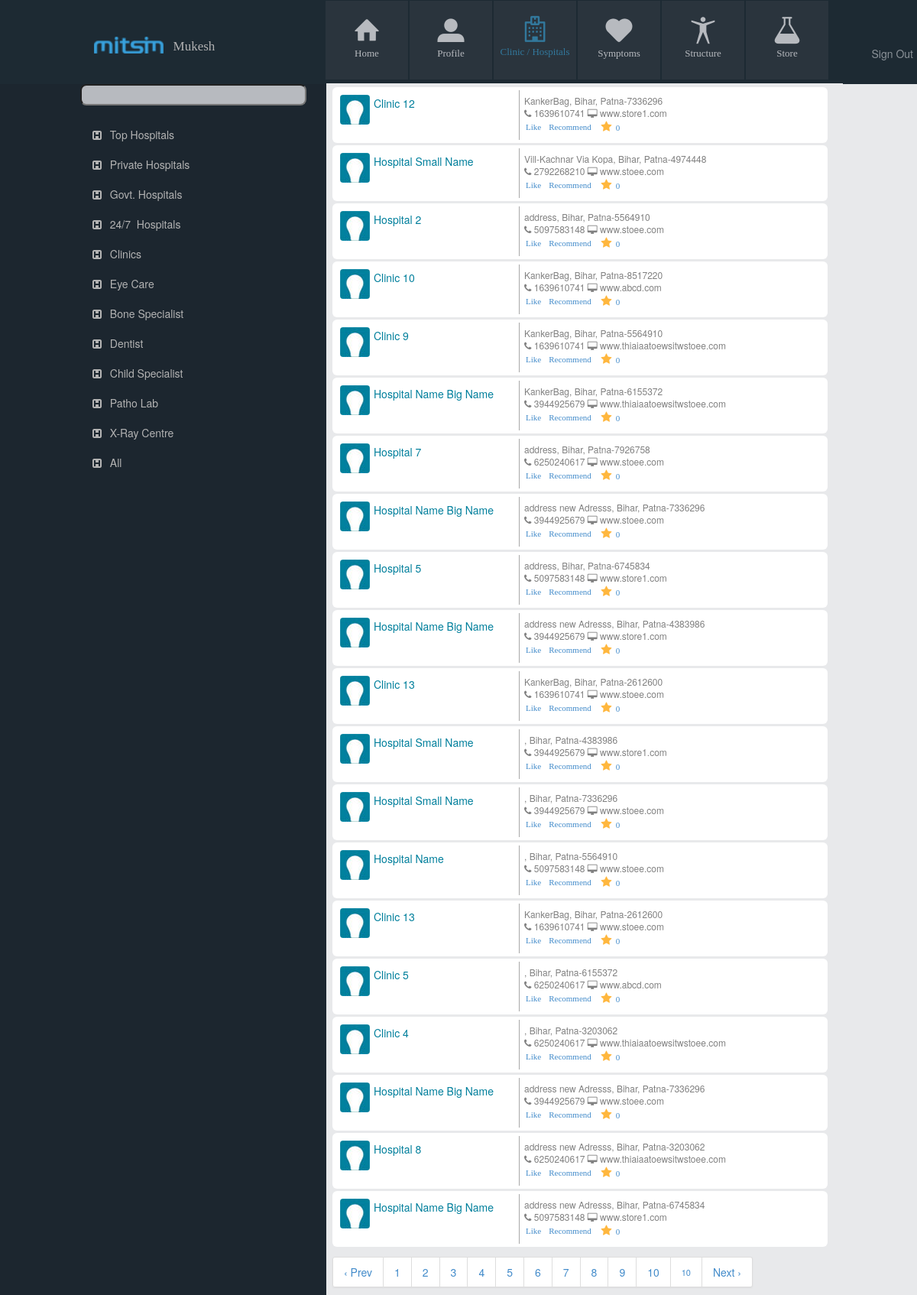
The app's page /clinics.php (signed in) with its own data.
### tables this page shows
CREATE TABLE IF NOT EXISTS `clinics` (
  `id` int(11) NOT NULL AUTO_INCREMENT,
  `name` varchar(255) NOT NULL,
  `address` varchar(255) NOT NULL,
  `city` varchar(255) NOT NULL,
  `state` varchar(255) NOT NULL,
  `pin` int(11) NOT NULL,
  `phno` varchar(20) NOT NULL,
  `website` varchar(225) NOT NULL,
  `recoment` int(11) NOT NULL,
  `like` int(11) NOT NULL,
  `stars` varchar(255) NOT NULL,
  `category` varchar(255) NOT NULL,
  `status` tinyint(1) NOT NULL DEFAULT '1',
  PRIMARY KEY (`id`),
  FULLTEXT KEY `notes_index` (`name`,`address`,`city`,`state`,`website`)
);

CREATE TABLE IF NOT EXISTS `state` (
  `id` int(11) NOT NULL AUTO_INCREMENT,
  `name` varchar(100) NOT NULL,
  PRIMARY KEY (`id`)
);

CREATE TABLE IF NOT EXISTS `city` (
  `id` int(11) NOT NULL AUTO_INCREMENT,
  `name` varchar(100) NOT NULL,
  `state_id` int(11) NOT NULL,
  PRIMARY KEY (`id`)
);

### admin/includes/phpfunction.php (called while the page is built, shortened)
<?php
function sentence_cap($impexp, $sentence_split) {
    $textbad = explode($impexp, $sentence_split);
    $newtext = array();
    foreach ($textbad as $sentence) {
        $sentencegood = ucfirst(strtolower($sentence));
        $newtext[] = $sentencegood;
    }
    $textgood = implode($impexp, $newtext);
    return ucfirst($textgood);
}
function getStateByID($id) {
    $result = mysql_query("SELECT  * FROM `state` where id='" . $id . "'");
    $row = mysql_fetch_array($result);
    return $row['name'];
}
function getCityByID($id) {
    $result = mysql_query("SELECT  * FROM `city` where id='" . $id . "'");
    $row = mysql_fetch_array($result);
    return $row['name'];
}
function getislike($type, $likedId) {
    $row = mysql_fetch_array(mysql_query("SELECT * FROM `likes` WHERE `type`='" . $type . "' and `user_id`='" . $_SESSION['id'] . "' and `liked_id`='" . $likedId . "'"));
    return $row;
}
function getisfavourite($type, $likedId) {
    $row = mysql_fetch_array(mysql_query("SELECT * FROM `favourite` WHERE `type`='" . $type . "' and `user_id`='" . $_SESSION['id'] . "' and `favourite_id`='" . $likedId . "'"));
    return $row;
}
function getallfavourite($type, $likedId) {
    $row = mysql_fetch_array(mysql_query("SELECT count(id) FROM `favourite` WHERE `type`='" . $type . "' and `status`='1' and `favourite_id`='" . $likedId . "'"));
    return $row['0'];
}

### clinics.php (the view, shortened to what this page needs)
<?php error_reporting(0);
include("admin/includes/phpfunction.php");
?>
<!DOCTYPE html>
<html>
<head>
    <?php include("includes/css_js.php"); ?>
    <?php include("includes/paginate.php"); ?>
     <link href="css/profile.css" rel="stylesheet" type="text/css" />
</head>
<body>
<div style="" class='main-body-div'>
<div class="main">
<?php include("includes/header_menu.php"); ?>
<div class="main-div">
    <div class="sidebar" style="width:339px;  padding-left: -10px;">
        <div class="main-nav">
            <div class="menu">
                <form method="get" action="#" id="sehfrm">
                    <input id="sh" name="sh" value="<?php  if(isset($_GET['sh']) && $_GET['sh']!=""){echo $_GET['sh']; }?>"  type="text" class="txtsearch" onblur="document.getElementById('sehfrm').submit();"/>
                </form>
            </div>
        </div>
        <br>
        <br>
        <div class="collapse navbar-collapse navbar-ex1-collapse">
            <ul class="nav navbar-nav side-nav">
                <li>
                    <a href="javascript:;" onclick="clinicsView('23','0')"><i class="fa fa-fw fa-h-square"></i> &nbsp;Top Hospitals</a>
                </li>
                <li>
                    <a href="javascript:;" onclick="clinicsView('24','0')"><i class="fa fa-fw fa-h-square"></i>	&nbsp;Private Hospitals</a>
                </li>
                <li>
                    <a href="javascript:;" onclick="clinicsView('25','0')"><i class="fa fa-fw fa-h-square"></i>	&nbsp;Govt. Hospitals</a>
                </li>
               <li>
                    <a href="javascript:;" onclick="clinicsView('26','0')"><i class="fa fa-fw fa-h-square"></i>	&nbsp;24/7  Hospitals</a>
               </li>
                <li>
                    <a href="javascript:;" onclick="clinicsView('27','0')"><i class="fa fa-fw fa-h-square"></i>	&nbsp;Clinics</a>
                </li>
                <li>
                    <a href="javascript:;" onclick="clinicsView('28','0')"><i class="fa fa-fw fa-h-square"></i>	&nbsp;Eye Care</a>
                </li>
                <li>
                    <a href="javascript:;" onclick="clinicsView('29','0')"><i class="fa fa-fw fa-h-square"></i>	&nbsp;Bone Specialist</a>
                </li>
                <li>
                    <a href="javascript:;" onclick="clinicsView('30','0')"><i class="fa fa-fw fa-h-square"></i>	&nbsp;Dentist</a>
                </li>
                <li>
                    <a href="javascript:;" onclick="clinicsView('31','0')"><i class="fa fa-fw fa-h-square"></i>	&nbsp;Child Specialist</a>
                </li>
                <li>
                    <a href="javascript:;" onclick="clinicsView('32','0')"><i class="fa fa-fw fa-h-square"></i>	&nbsp;Patho Lab</a>
                </li>
                <li>
                    <a href="javascript:;" onclick="clinicsView('33','0')"><i class="fa fa-fw fa-h-square"></i>	&nbsp;X-Ray Centre</a>
                </li>
                <li>
                    <a href="clinics.php"><i class="fa fa-fw fa-h-square"></i> &nbsp;All</a>
                </li>
            </ul>
        </div>
    </div>
    <div class="div-profile-body-right" style="width:676px;" id="disp">
        <?php
        $per_page = 20;
        $show_page ="";
        $sqlC="SELECT count(id) FROM `clinics` where  status='1'";
        $count=mysql_fetch_array(mysql_query( $sqlC));
        $total_results =$count['0'] ;
        $total_pages = ceil($total_results / $per_page);
        if (isset($_GET['page'])) {
            $show_page = $_GET['page'];
            if ($show_page > 0 && $show_page <= $total_pages) {
                $start = ($show_page - 1) * $per_page;
                $end = $start + $per_page;
            } else {
                $start = 0;
                $end = $per_page;
            }
        } else {
            $start = 0;
        }
        $tpages = $total_pages;
        $sql="SELECT * FROM `clinics` where  status='1' order By rand()  LIMIT ".$start." , ". $per_page  ;
        $result = mysql_query($sql);
$i=0;
        while($row=mysql_fetch_array($result))
        {
            $address="";
            $address.=$row['address']!=""?$row['address']:'';
            $address.=$row['state']!=""?", ".getStateByID($row['state']):'';
            $address.=$row['city']!=""?", ".getCityByID($row['city']):'';
            $address.=$row['pin']!=""?"-".$row['pin']:'';
            $address.="<br>";
            $address.=$row['phno']!=""?" <i class='fa fa-phone'></i> ".$row['phno']:'';
            $address.=$row['website']!=""?" <i class='fa fa-desktop'></i> ".$row['website']:'';
            $allfollow=getallfavourite('clinics',$row['id']);
            $i++;
            ?>
            <div class="data-div" id="td_content">
                <div class="default-image"><img src="images/temp.jpg" alt=""/></div>
                <div class="blue-heading">  <?= sentence_cap(" ",$row['name']);?>  </div>
                <div class="address-box">
                    <?=$address;?>
                        <div class="div-like">
                            <ul>
                                <li id="likes<?=$i;?>"><a  <?php
                                    if(isset($_SESSION['id']) && $_SESSION['id']!="")
                                    {
                                        $ro=getislike('clinics',$row['id']);
                                        if($ro['id']!="")
                                        {
                                            echo 'href="javascript:" onclick="like(\'0\',\''.$row['id'].'\',\'clinics\',\'likes'.$i.'\')" >Unlike</a>';
                                        }else{
                                            echo 'href="javascript:" onclick="like(\'1\',\''.$row['id'].'\',\'clinics\',\'likes'.$i.'\')" >Like</a>';
                                        }
                                    }else{
                                        echo 'href="#login" data-toggle="modal" >Like</a>' ;
                                    }
                                    ?></li>
                                <li id="recommend<?=$i;?>"><a
                                    <?php
                                    if(isset($_SESSION['id']) && $_SESSION['id']!="")
                                    {
                                        echo ' href="javascript:" onclick="emailmodal(\'clinics\',\''.$row['id'].'\')">Recommend</a>';
                                    }else{
                                        echo ' href="#login" data-toggle="modal" >Recommend</a>' ;
                                    }
                                    ?></li>
                                <li id="follow<?=$i;?>"><a <?php
                                    if(isset($_SESSION['id']) && $_SESSION['id']!="")
                                    {
                                        $ro=getisfavourite('clinics',$row['id']);
                                        if($ro['id']!="")
                                        {
                                            echo 'href="javascript:" onclick="favourite(\'0\',\''.$row['id'].'\',\'clinics\',\'follow'.$i.'\','.$allfollow.')" ><i class="fa fa-fw fa-star star-color"></i> '.$allfollow.'</a>';
                                        }else{
                                            echo 'href="javascript:" onclick="favourite(\'1\',\''.$row['id'].'\',\'clinics\',\'follow'.$i.'\','.$allfollow.')" ><i class="fa fa-fw fa-star star-color"></i> '.$allfollow.' </a>';
                                        }
                                    }else{
                                        echo 'href="#login" data-toggle="modal" ><i class="fa fa-fw fa-star star-color"></i> '.$allfollow.' </a>' ;
                                    }
                                    ?>
                                </li>
                            </ul>
                        </div>
                </div>
            </div>
        <?php } ?>
        <?php
        $reload = $_SERVER['PHP_SELF'] . "?tpages=" . $tpages;
        echo '<div class="pagination"><ul>';
        if ($total_pages > 1) {
            echo paginate($reload, $show_page, $total_pages);
        }
        ?>
        <?php
        echo "</ul></div>";
        ?>
    </div>
</div>
</div>
</body>
</html>

### records on screen
clinics: name "Clinic 12", address "KankerBag, Bihar, Patna-7336296", phno "1639610741", website "www.store1.com", allfollow "0"
clinics: name "Hospital Small Name", address "Vill-Kachnar Via Kopa, Bihar, Patna-4974448", phno "2792268210", website "www.stoee.com", allfollow "0"
clinics: name "Hospital 2", address "address, Bihar, Patna-5564910", phno "5097583148", website "www.stoee.com", allfollow "0"
clinics: name "Clinic 10", address "KankerBag, Bihar, Patna-8517220", phno "1639610741", website "www.abcd.com", allfollow "0"
clinics: name "Clinic 9", address "KankerBag, Bihar, Patna-5564910", phno "1639610741", website "www.thiaiaatoewsitwstoee.com", allfollow "0"
clinics: name "Hospital Name Big Name", address "KankerBag, Bihar, Patna-6155372", phno "3944925679", website "www.thiaiaatoewsitwstoee.com", allfollow "0"
clinics: name "Hospital 7", address "address, Bihar, Patna-7926758", phno "6250240617", website "www.stoee.com", allfollow "0"
clinics: name "Hospital Name Big Name", address "address new Adresss, Bihar, Patna-7336296", phno "3944925679", website "www.stoee.com", allfollow "0"
clinics: name "Hospital 5", address "address, Bihar, Patna-6745834", phno "5097583148", website "www.store1.com", allfollow "0"
clinics: name "Hospital Name Big Name", address "address new Adresss, Bihar, Patna-4383986", phno "3944925679", website "www.store1.com", allfollow "0"
clinics: name "Clinic 13", address "KankerBag, Bihar, Patna-2612600", phno "1639610741", website "www.stoee.com", allfollow "0"
clinics: name "Hospital Small Name", address ", Bihar, Patna-4383986", phno "3944925679", website "www.store1.com", allfollow "0"
clinics: name "Hospital Small Name", address ", Bihar, Patna-7336296", phno "3944925679", website "www.stoee.com", allfollow "0"
clinics: name "Hospital Name", address ", Bihar, Patna-5564910", phno "5097583148", website "www.stoee.com", allfollow "0"
clinics: name "Clinic 13", address "KankerBag, Bihar, Patna-2612600", phno "1639610741", website "www.stoee.com", allfollow "0"
clinics: name "Clinic 5", address ", Bihar, Patna-6155372", phno "6250240617", website "www.abcd.com", allfollow "0"
clinics: name "Clinic 4", address ", Bihar, Patna-3203062", phno "6250240617", website "www.thiaiaatoewsitwstoee.com", allfollow "0"
clinics: name "Hospital Name Big Name", address "address new Adresss, Bihar, Patna-7336296", phno "3944925679", website "www.stoee.com", allfollow "0"
clinics: name "Hospital 8", address "address new Adresss, Bihar, Patna-3203062", phno "6250240617", website "www.thiaiaatoewsitwstoee.com", allfollow "0"
clinics: name "Hospital Name Big Name", address "address new Adresss, Bihar, Patna-6745834", phno "5097583148", website "www.store1.com", allfollow "0"

### other values on screen
sentence_cap(" ",$_SESSION['f_name']) "Mukesh"
$prevlabel "‹ Prev"
$tpages "10"
$nextlabel "Next ›"
